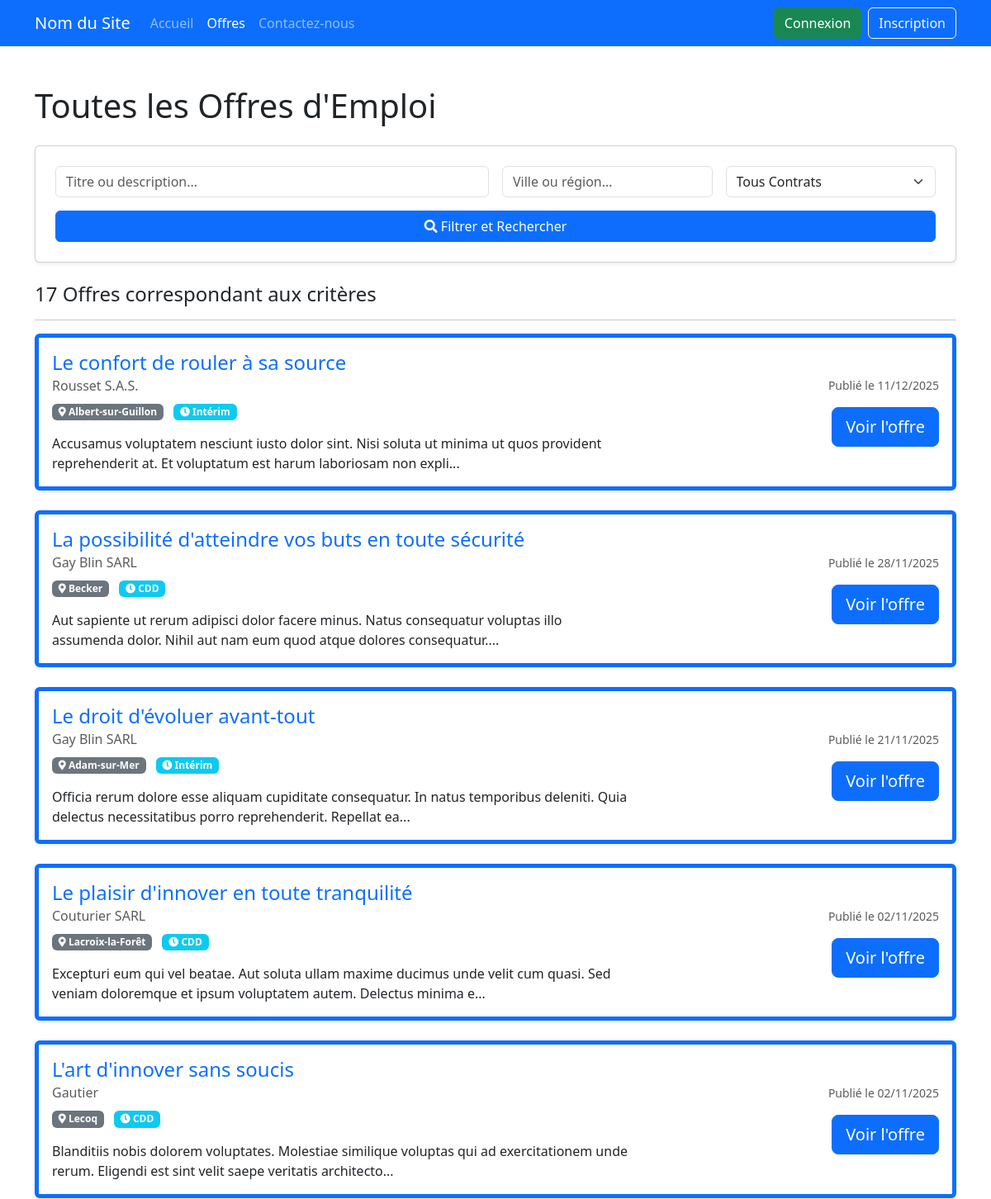
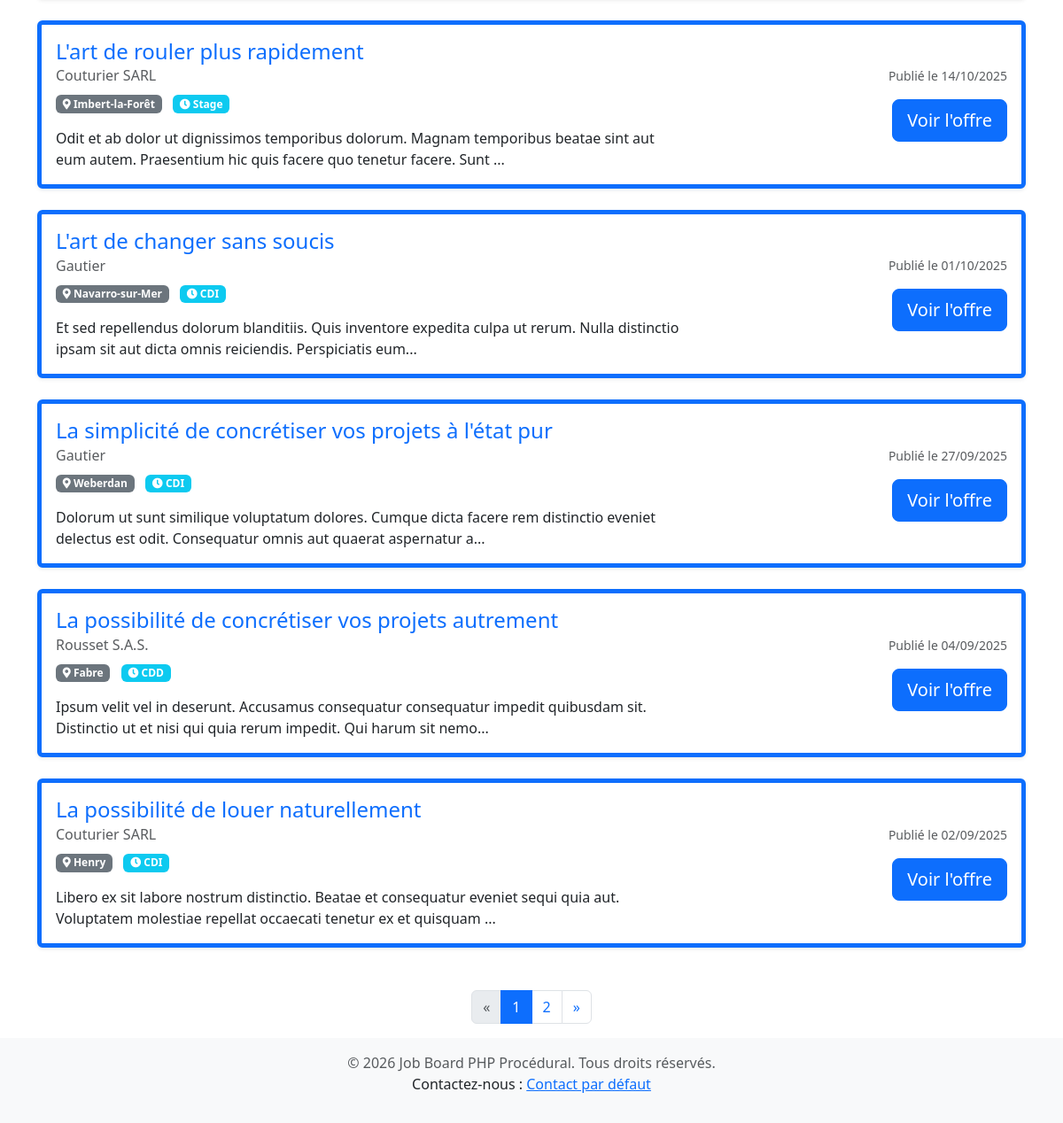
The page /index.php?page=jobs on the database its author committed (2 pictures, top to bottom).
### tables this page shows
CREATE TABLE `offres_emploi` (
  `id` int(11) NOT NULL,
  `employeur_id` int(11) NOT NULL,
  `titre` varchar(255) NOT NULL,
  `description` text NOT NULL,
  `lieu` varchar(100) NOT NULL,
  `salaire` varchar(100) DEFAULT NULL,
  `type_contrat` enum('CDI','CDD','Intérim','Stage','Freelance') NOT NULL DEFAULT 'CDI',
  `date_publication` datetime NOT NULL DEFAULT current_timestamp(),
  `est_actif` tinyint(1) NOT NULL DEFAULT 1
);

CREATE TABLE `utilisateurs` (
  `id` int(11) NOT NULL,
  `nom` varchar(255) NOT NULL,
  `email` varchar(255) NOT NULL,
  `mot_de_passe` varchar(255) NOT NULL,
  `role` enum('candidat','employeur','admin') NOT NULL DEFAULT 'candidat',
  `date_inscription` datetime NOT NULL DEFAULT current_timestamp(),
  `photo_profil_chemin` varchar(255) DEFAULT NULL
);

### includes/functions.php (called while the page is built, shortened)
<?php
function build_job_filter_query($keyword, $lieu, $type_contrat) {
    $where_clause = " WHERE o.est_actif = TRUE";
    $params = [];
    return ['where' => $where_clause, 'params' => $params];
}
function get_active_jobs_count($pdo, $keyword = '', $lieu = '', $type_contrat = '') {
    $filter = build_job_filter_query($keyword, $lieu, $type_contrat);
    $sql = "SELECT COUNT(o.id) FROM offres_emploi o " . $filter['where'];
    try {
        $stmt = $pdo->prepare($sql);
        $stmt->execute($filter['params']);
        return (int)$stmt->fetchColumn();
    } catch (PDOException $e) {
        error_log("DB Error in fetching job count: " . $e->getMessage());
        return 0;
    }
}
function get_active_jobs($pdo, $keyword = '', $lieu = '', $type_contrat = '', $limit = 10, $offset = 0) {
    $filter = build_job_filter_query($keyword, $lieu, $type_contrat);
    $sql = "SELECT
                o.id, o.titre, o.description, o.lieu, o.salaire, o.type_contrat, o.date_publication,
                u.nom AS nom_entreprise
            FROM
                offres_emploi o
            JOIN
                utilisateurs u ON o.employeur_id = u.id
            " . $filter['where'] .
           " ORDER BY o.date_publication DESC
            LIMIT ? OFFSET ?";
    $params = $filter['params'];
    $params[] = $limit;
    $params[] = $offset;
    try {
        $stmt = $pdo->prepare($sql);
        $stmt->execute($params);
        return $stmt->fetchAll();
    } catch (PDOException $e) {
        error_log("DB Error in fetching jobs: " . $e->getMessage());
        return [];
    }
}
?>

### views/jobs.php (the view, shortened to what this page needs)
<?php
global $pdo;
$jobs_per_page = 10;
$current_page = (int)($_GET['p'] ?? 1);
$current_page = max(1, $current_page);
$keyword = trim($_GET['keyword'] ?? '');
$lieu = trim($_GET['lieu'] ?? '');
$type_contrat = trim($_GET['type_contrat'] ?? 'all');
$offset = ($current_page - 1) * $jobs_per_page;
$total_jobs = get_active_jobs_count($pdo, $keyword, $lieu, $type_contrat);
$total_pages = ceil($total_jobs / $jobs_per_page);
$jobs = get_active_jobs($pdo, $keyword, $lieu, $type_contrat, $jobs_per_page, $offset);
$query_params = http_build_query([
    'page' => 'jobs',
    'keyword' => $keyword,
    'lieu' => $lieu,
    'type_contrat' => $type_contrat
]);
?>
<div class="container mt-5">
    <h1 class="mb-4">Toutes les Offres d'Emploi</h1>
    <div class="card p-4 mb-4 shadow-sm">
        <form action="index.php" method="GET" class="row g-3">
            <div class="col-md-6">
                <input type="text" name="keyword" id="keyword" class="form-control"
                       placeholder="Titre ou description..."
                       value="<?php echo htmlspecialchars($keyword); ?>">
            </div>
            <div class="col-md-3">
                <input type="text" name="lieu" id="lieu" class="form-control"
                       placeholder="Ville ou région..."
                       value="<?php echo htmlspecialchars($lieu); ?>">
            </div>
            <div class="col-md-3">
                <select name="type_contrat" id="type_contrat" class="form-select">
                    <option value="all">Tous Contrats</option>
                </select>
            </div>
            <div class="col-12">
                <button type="submit" class="btn btn-primary w-100">
                    <i class="fas fa-search"></i> Filtrer et Rechercher
                </button>
            </div>
        </form>
    </div>
    <h2 class="h4">
        <?php echo $total_jobs; ?> Offres correspondant aux critères
    </h2>
    <hr>
    <div class="row">
        <?php if (empty($jobs)): ?>
            <div class="col-12">
                <div class="alert alert-info text-center" role="alert">
                    Aucune offre d'emploi active ne correspond à vos filtres.
                </div>
            </div>
        <?php else: ?>
            <?php foreach ($jobs as $job):
                $excerpt = substr(strip_tags($job['description']), 0, 150) . '...';
            ?>
                <div class="col-lg-12 mb-4">
                    <div class="card shadow-sm border-start border-primary border-5">
                        <div class="card-body">
                            <div class="row align-items-center">
                                <div class="col-md-8">
                                    <h4 class="card-title text-primary"><?php echo htmlspecialchars($job['titre']); ?></h4>
                                    <h6 class="card-subtitle mb-2 text-muted"><?php echo htmlspecialchars($job['nom_entreprise']); ?></h6>
                                    <div class="job-meta mb-3">
                                        <span class="badge bg-secondary me-2"><i class="fas fa-map-marker-alt"></i> <?php echo htmlspecialchars($job['lieu']); ?></span>
                                        <span class="badge bg-info me-2"><i class="fas fa-clock"></i> <?php echo htmlspecialchars($job['type_contrat']); ?></span>
                                    </div>
                                    <p class="card-text"><?php echo $excerpt; ?></p>
                                </div>
                                <div class="col-md-4 text-md-end">
                                    <p class="text-muted small">Publié le <?php echo date('d/m/Y', strtotime($job['date_publication'])); ?></p>
                                    <a href="index.php?page=job_details&id=<?php echo $job['id']; ?>" class="btn btn-primary btn-lg">Voir l'offre</a>
                                </div>
                            </div>
                        </div>
                    </div>
                </div>
            <?php endforeach; ?>
        <?php endif; ?>
    </div>
    <?php if ($total_pages > 1): ?>
    <nav class="mt-4">
        <ul class="pagination justify-content-center">
            <li class="page-item <?php echo ($current_page <= 1) ? 'disabled' : ''; ?>">
                <a class="page-link" href="index.php?<?php echo $query_params; ?>&p=<?php echo $current_page - 1; ?>" aria-label="Précédent">
                    <span aria-hidden="true">&laquo;</span>
                </a>
            </li>
            <?php for ($i = 1; $i <= $total_pages; $i++): ?>
                <li class="page-item <?php echo ($i === $current_page) ? 'active' : ''; ?>">
                    <a class="page-link" href="index.php?<?php echo $query_params; ?>&p=<?php echo $i; ?>"><?php echo $i; ?></a>
                </li>
            <?php endfor; ?>
            <li class="page-item <?php echo ($current_page >= $total_pages) ? 'disabled' : ''; ?>">
                <a class="page-link" href="index.php?<?php echo $query_params; ?>&p=<?php echo $current_page + 1; ?>" aria-label="Suivant">
                    <span aria-hidden="true">&raquo;</span>
                </a>
            </li>
        </ul>
    </nav>
    <?php endif; ?>
</div>

### views/header.php (shortened to what this page needs)
<!DOCTYPE html>
<html lang="fr">
<head>
    <link href="https://cdn.jsdelivr.net/npm/bootstrap@5.3.3/dist/css/bootstrap.min.css" rel="stylesheet">
    <link rel="stylesheet" href="https://cdnjs.cloudflare.com/ajax/libs/font-awesome/5.15.4/css/all.min.css">
</head>
<body>
<nav class="navbar navbar-expand-lg navbar-dark bg-primary fixed-top">
    <div class="container">
        <a class="navbar-brand" href="index.php">
            <?php echo htmlspecialchars($GLOBALS['settings']['site_name'] ?? 'Nom du Site'); ?>
        </a>
        <div class="collapse navbar-collapse" id="navbarNav">
            <ul class="navbar-nav me-auto">
                <li class="nav-item">
                    <a class="nav-link <?php echo ($page == 'home') ? 'active' : ''; ?>" href="index.php">Accueil</a>
                </li>
                <li class="nav-item">
                    <a class="nav-link <?php echo ($page == 'jobs') ? 'active' : ''; ?>" href="index.php?page=jobs">Offres</a>
                </li>
                <li class="nav-item">
                    <a class="nav-link" href="index.php?page=contact">Contactez-nous</a>
                </li>
            </ul>
            <ul class="navbar-nav ms-auto">
                <?php if (isset($_SESSION['user_id'])): ?>
                    <li class="nav-item">
                        <a class="nav-link" href="index.php?page=dashboard">Tableau de bord</a>
                    </li>
                    <li class="nav-item">
                        <a class="btn btn-warning" href="process_logout.php">Déconnexion</a>
                    </li>
                <?php else: ?>
                    <li class="nav-item">
                        <a class="btn btn-success me-2" href="index.php?page=login">Connexion</a>
                    </li>
                    <li class="nav-item">
                        <a class="btn btn-outline-light" href="index.php?page=register">Inscription</a>
                    </li>
                <?php endif; ?>
            </ul>
        </div>
    </div>
</nav>
<main>

### index.php (shortened to what this page needs)
<?php
require_once 'includes/db.php';
require_once 'includes/functions.php';
$page = isset($_GET['page']) ? $_GET['page'] : 'home';
$view_path = 'views/' . $page . '.php';
include 'views/header.php';
if (file_exists($view_path)) {
    include $view_path;
} else {
    include 'views/404.php';
}
include 'views/footer.php';
?>

### views/footer.php (shortened to what this page needs)
</main>
<footer class="footer mt-auto py-3">
    <div class="container text-center">
        <span class="text-muted">&copy; <?php echo date('Y'); ?> Job Board PHP Procédural. Tous droits réservés.</span>
        <p>Contactez-nous : <a href="mailto:<?php echo htmlspecialchars($GLOBALS['settings']['contact_email'] ?? ''); ?>">
        <?php echo htmlspecialchars($GLOBALS['settings']['contact_email'] ?? 'Contact par défaut'); ?>
        </a></p>
    </div>
</footer>
</body>
</html>

### views/header.php (style rules this page uses)
body { padding-top: 56px; }
.footer { background-color: #f8f9fa; padding: 20px 0; }

### rows shown on the page
offres_emploi: titre "Le confort de rouler à sa source", employeur.nom "Rousset S.A.S.", lieu "Albert-sur-Guillon", type_contrat "Intérim", description "Accusamus voluptatem nesciunt iusto dolor sint. Nisi soluta ut minima ut quos provident reprehenderit at. Et voluptatum est harum laboriosam non expli...", date_publication "11/12/2025"
offres_emploi: titre "La possibilité d'atteindre vos buts en toute sécurité", employeur.nom "Gay Blin SARL", lieu "Becker", type_contrat "CDD", description "Aut sapiente ut rerum adipisci dolor facere minus. Natus consequatur voluptas illo assumenda dolor. Nihil aut nam eum quod atque dolores consequatur....", date_publication "28/11/2025"
offres_emploi: titre "Le droit d'évoluer avant-tout", employeur.nom "Gay Blin SARL", lieu "Adam-sur-Mer", type_contrat "Intérim", description "Officia rerum dolore esse aliquam cupiditate consequatur. In natus temporibus deleniti. Quia delectus necessitatibus porro reprehenderit. Repellat ea...", date_publication "21/11/2025"
offres_emploi: titre "Le plaisir d'innover en toute tranquilité", employeur.nom "Couturier SARL", lieu "Lacroix-la-Forêt", type_contrat "CDD", description "Excepturi eum qui vel beatae. Aut soluta ullam maxime ducimus unde velit cum quasi. Sed veniam doloremque et ipsum voluptatem autem. Delectus minima e...", date_publication "02/11/2025"
offres_emploi: titre "L'art d'innover sans soucis", employeur.nom "Gautier", lieu "Lecoq", type_contrat "CDD", description "Blanditiis nobis dolorem voluptates. Molestiae similique voluptas qui ad exercitationem unde rerum. Eligendi est sint velit saepe veritatis architecto...", date_publication "02/11/2025"
offres_emploi: titre "L'art de rouler plus rapidement", employeur.nom "Couturier SARL", lieu "Imbert-la-Forêt", type_contrat "Stage", description "Odit et ab dolor ut dignissimos temporibus dolorum. Magnam temporibus beatae sint aut eum autem. Praesentium hic quis facere quo tenetur facere. Sunt ...", date_publication "14/10/2025"
offres_emploi: titre "L'art de changer sans soucis", employeur.nom "Gautier", lieu "Navarro-sur-Mer", type_contrat "CDI", description "Et sed repellendus dolorum blanditiis. Quis inventore expedita culpa ut rerum. Nulla distinctio ipsam sit aut dicta omnis reiciendis. Perspiciatis eum...", date_publication "01/10/2025"
offres_emploi: titre "La simplicité de concrétiser vos projets à l'état pur", employeur.nom "Gautier", lieu "Weberdan", type_contrat "CDI", description "Dolorum ut sunt similique voluptatum dolores. Cumque dicta facere rem distinctio eveniet delectus est odit. Consequatur omnis aut quaerat aspernatur a...", date_publication "27/09/2025"
offres_emploi: titre "La possibilité de concrétiser vos projets autrement", employeur.nom "Rousset S.A.S.", lieu "Fabre", type_contrat "CDD", description "Ipsum velit vel in deserunt. Accusamus consequatur consequatur impedit quibusdam sit. Distinctio ut et nisi qui quia rerum impedit. Qui harum sit nemo...", date_publication "04/09/2025"
offres_emploi: titre "La possibilité de louer naturellement", employeur.nom "Couturier SARL", lieu "Henry", type_contrat "CDI", description "Libero ex sit labore nostrum distinctio. Beatae et consequatur eveniet sequi quia aut. Voluptatem molestiae repellat occaecati tenetur ex et quisquam ...", date_publication "02/09/2025"

### other values the page prints
$GLOBALS['settings']['site_name'] "Nom du Site"
$total_jobs "17"
$GLOBALS['settings']['contact_email'] "Contact par défaut"
